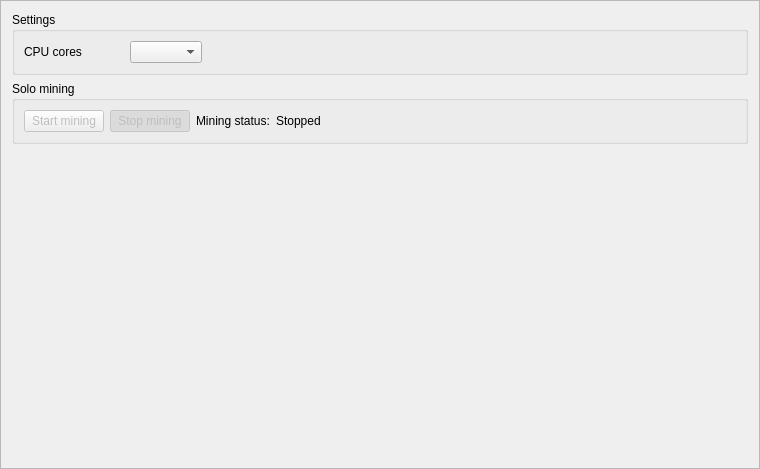
<?xml version="1.0" encoding="UTF-8"?>
<ui version="4.0">
 <class>MiningFrame</class>
 <widget class="QFrame" name="MiningFrame">
  <property name="geometry">
   <rect>
    <x>0</x>
    <y>0</y>
    <width>760</width>
    <height>469</height>
   </rect>
  </property>
  <property name="windowTitle">
   <string>Frame</string>
  </property>
  <property name="frameShape">
   <enum>QFrame::StyledPanel</enum>
  </property>
  <property name="frameShadow">
   <enum>QFrame::Raised</enum>
  </property>
  <layout class="QGridLayout" name="gridLayout_6">
   <item row="1" column="0">
    <widget class="QGroupBox" name="groupBox_2">
     <property name="minimumSize">
      <size>
       <width>0</width>
       <height>0</height>
      </size>
     </property>
     <property name="title">
      <string>Solo mining</string>
     </property>
     <layout class="QGridLayout" name="gridLayout_4">
      <item row="0" column="4">
       <spacer name="horizontalSpacer_2">
        <property name="orientation">
         <enum>Qt::Horizontal</enum>
        </property>
        <property name="sizeHint" stdset="0">
         <size>
          <width>555</width>
          <height>20</height>
         </size>
        </property>
       </spacer>
      </item>
      <item row="0" column="1">
       <widget class="QPushButton" name="m_stopSolo">
        <property name="enabled">
         <bool>false</bool>
        </property>
        <property name="text">
         <string>Stop mining</string>
        </property>
        <property name="checkable">
         <bool>true</bool>
        </property>
        <property name="checked">
         <bool>true</bool>
        </property>
        <attribute name="buttonGroup">
         <string notr="true">m_soloButtonGroup</string>
        </attribute>
       </widget>
      </item>
      <item row="0" column="0">
       <widget class="QPushButton" name="m_startSolo">
        <property name="enabled">
         <bool>false</bool>
        </property>
        <property name="text">
         <string>Start mining</string>
        </property>
        <property name="checkable">
         <bool>true</bool>
        </property>
        <attribute name="buttonGroup">
         <string notr="true">m_soloButtonGroup</string>
        </attribute>
       </widget>
      </item>
      <item row="0" column="3">
       <widget class="QLabel" name="m_soloLabel">
        <property name="text">
         <string>Stopped</string>
        </property>
       </widget>
      </item>
      <item row="0" column="2">
       <widget class="QLabel" name="label_4">
        <property name="text">
         <string>Mining status:</string>
        </property>
       </widget>
      </item>
     </layout>
    </widget>
   </item>
   <item row="0" column="0">
    <widget class="QGroupBox" name="groupBox_3">
     <property name="title">
      <string>Settings</string>
     </property>
     <layout class="QGridLayout" name="gridLayout">
      <item row="0" column="0">
       <widget class="QLabel" name="label_2">
        <property name="minimumSize">
         <size>
          <width>100</width>
          <height>0</height>
         </size>
        </property>
        <property name="text">
         <string>CPU cores</string>
        </property>
       </widget>
      </item>
      <item row="0" column="1">
       <widget class="QComboBox" name="m_cpuCombo"/>
      </item>
      <item row="0" column="2">
       <spacer name="horizontalSpacer_3">
        <property name="orientation">
         <enum>Qt::Horizontal</enum>
        </property>
        <property name="sizeHint" stdset="0">
         <size>
          <width>587</width>
          <height>20</height>
         </size>
        </property>
       </spacer>
      </item>
     </layout>
    </widget>
   </item>
   <item row="3" column="0">
    <spacer name="verticalSpacer_4">
     <property name="orientation">
      <enum>Qt::Vertical</enum>
     </property>
     <property name="sizeHint" stdset="0">
      <size>
       <width>20</width>
       <height>40</height>
      </size>
     </property>
    </spacer>
   </item>
   <item row="2" column="0">
    <widget class="QCustomPlot" name="m_hashRateChart" native="true">
     <property name="sizePolicy">
      <sizepolicy hsizetype="Preferred" vsizetype="MinimumExpanding">
       <horstretch>0</horstretch>
       <verstretch>0</verstretch>
      </sizepolicy>
     </property>
     <property name="minimumSize">
      <size>
       <width>0</width>
       <height>100</height>
      </size>
     </property>
     <property name="maximumSize">
      <size>
       <width>16777215</width>
       <height>300</height>
      </size>
     </property>
    </widget>
   </item>
  </layout>
 </widget>
 <customwidgets>
  <customwidget>
   <class>QCustomPlot</class>
   <extends>QWidget</extends>
   <header>qcustomplot.h</header>
   <container>1</container>
  </customwidget>
 </customwidgets>
 <resources/>
 <connections>
  <connection>
   <sender>m_soloButtonGroup</sender>
   <signal>buttonClicked(QAbstractButton*)</signal>
   <receiver>MiningFrame</receiver>
   <slot>startStopSoloClicked(QAbstractButton*)</slot>
   <hints>
    <hint type="sourcelabel">
     <x>-1</x>
     <y>-1</y>
    </hint>
    <hint type="destinationlabel">
     <x>379</x>
     <y>234</y>
    </hint>
   </hints>
  </connection>
  <connection>
   <sender>m_startSolo</sender>
   <signal>toggled(bool)</signal>
   <receiver>m_startSolo</receiver>
   <slot>setDisabled(bool)</slot>
   <hints>
    <hint type="sourcelabel">
     <x>58</x>
     <y>186</y>
    </hint>
    <hint type="destinationlabel">
     <x>58</x>
     <y>186</y>
    </hint>
   </hints>
  </connection>
  <connection>
   <sender>m_stopSolo</sender>
   <signal>toggled(bool)</signal>
   <receiver>m_stopSolo</receiver>
   <slot>setDisabled(bool)</slot>
   <hints>
    <hint type="sourcelabel">
     <x>139</x>
     <y>186</y>
    </hint>
    <hint type="destinationlabel">
     <x>139</x>
     <y>186</y>
    </hint>
   </hints>
  </connection>
  <connection>
   <sender>m_cpuCombo</sender>
   <signal>currentIndexChanged(QString)</signal>
   <receiver>MiningFrame</receiver>
   <slot>setMiningThreads()</slot>
   <hints>
    <hint type="sourcelabel">
     <x>160</x>
     <y>42</y>
    </hint>
    <hint type="destinationlabel">
     <x>379</x>
     <y>234</y>
    </hint>
   </hints>
  </connection>
 </connections>
 <slots>
  <slot>startStopClicked(QAbstractButton*)</slot>
  <slot>startStopSoloClicked(QAbstractButton*)</slot>
  <slot>addPoolClicked()</slot>
 </slots>
 <buttongroups>
  <buttongroup name="m_soloButtonGroup"/>
 </buttongroups>
</ui>
